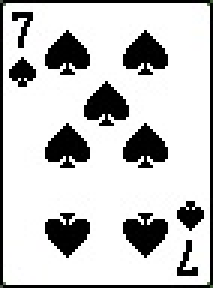
%> input picture Cards/s7.jpg, 71 x 96 px (shown 3 times larger)
$ octave testing2.m   (GNU Octave 9; MATLAB toolbox functions it lacks are replaced by stand-ins)
%> lines starting %> are read from the running program, lines starting %| are printed output that depends on the picture; in (x1, y1, x2, y2) boxes, pixels count from 0 and x2, y2 are one past the last pixel; in counts of white or black regions, pixels touching at a corner belong together; the program's own positions count from 1
s7=imread('s7.jpg');
%> s7 is the input picture: size 96x71x3 uint8; mean R, G, B 199.8, 199.9, 199.8
image(s7);
%  try combinations of:
axis xy

for k=1:3
   s7(:,:,k)=flipud(s7(:,:,k));
end
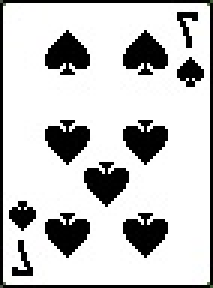
%> s7: size 96x71x3 uint8 (shown 3 times larger); mean R, G, B 199.8, 199.9, 199.8; mean of the top-left, top-right, bottom-left and bottom-right quarters 208.2, 196.1, 191.1, 203.9

[ny nx n]=size(s7);
%> ny = 96; nx = 71; n = 3
cardImRatio=ny/nx;
%> cardImRatio = 1.35
cardWidth=2;
cardHeight=cardWidth*cardImRatio;
%> cardHeight = 2.7

clf
xmin=0;
xmax=10;
ymin=0;
ymax=6;
axis([xmin xmax ymin ymax]);
axis equal

hCard7D_image=image('CData',s7);
x7D=1;
y7D=1;
set(hCard7D_image,'XData',[x7D x7D+cardWidth]);
set(hCard7D_image,'YData',[y7D y7D+cardHeight]);

Nx=100;
x=linspace(-1,1,Nx);
y=linspace(-1,1,Nx);
[X,Y]=meshgrid(x,y);
R=sqrt(X.*X+Y.*Y);
Z=sin(5*pi*R)./R;
surf(X,Y,Z);
colormap('default')
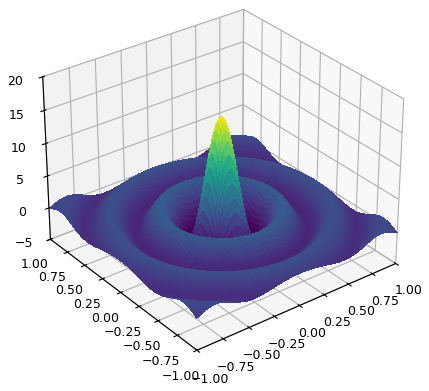
%> figure redrawn from the program's plot data

$ run again, with Cards/s1.jpg copied over Cards/s7.jpg
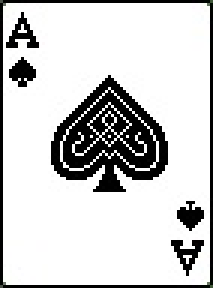
%> input picture Cards/s1.jpg, 71 x 96 px (shown 3 times larger)
%> s7 is the input picture: size 96x71x3 uint8; mean R, G, B 204.5, 204.5, 204.4
%> after the loop `for k=1:3`:
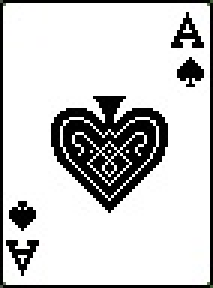
%> s7: size 96x71x3 uint8 (shown 3 times larger); mean R, G, B 204.5, 204.5, 204.4; mean of the top-left, top-right, bottom-left and bottom-right quarters 216.5, 195, 198.1, 208.4

$ run again, with Cards/s10.jpg copied over Cards/s7.jpg
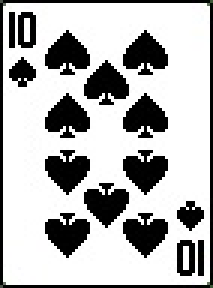
%> input picture Cards/s10.jpg, 71 x 96 px (shown 3 times larger)
%> s7 is the input picture: size 96x71x3 uint8; mean R, G, B 181.5, 181.5, 181.5
%> after the loop `for k=1:3`:
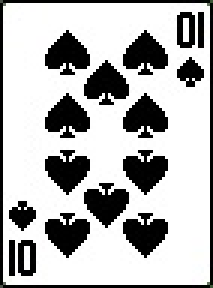
%> s7: size 96x71x3 uint8 (shown 3 times larger); mean R, G, B 181.5, 181.5, 181.5; mean of the top-left, top-right, bottom-left and bottom-right quarters 191.5, 171.8, 171.7, 191

$ run again, with Cards/s2.jpg copied over Cards/s7.jpg
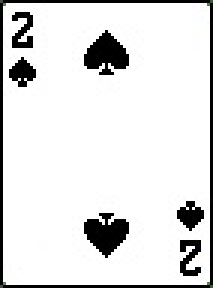
%> input picture Cards/s2.jpg, 71 x 96 px (shown 3 times larger)
%> s7 is the input picture: size 96x71x3 uint8; mean R, G, B 224.2, 224.3, 224.2
%> after the loop `for k=1:3`:
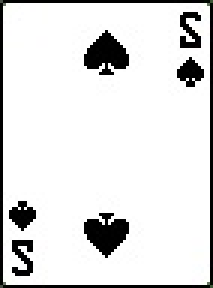
%> s7: size 96x71x3 uint8 (shown 3 times larger); 17.81% of pixels changed, all inside (x1, y1, x2, y2) = (0, 0, 71, 96)
